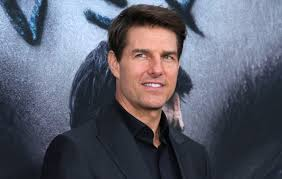
#> input picture Student Attendance System/flaskblog/training/1212114156/10.jpg, 282 x 179 px; its folder holds only this picture in this run
$ python face_recog.py
#> lines starting #> are read from the running program, lines starting #| are printed output that depends on the picture
import cv2,os
import numpy as np
from PIL import Image

recognizer = cv2.face.LBPHFaceRecognizer_create(radius=1, neighbors=8, grid_x=8, grid_y=8)
detector= cv2.CascadeClassifier("haarcascade_frontalface_default.xml");

def getImagesAndLabels(path):
#> called with path = 'training'
    folders = os.listdir(path)
    faceSamples=[]
    Ids=[]
    for folder in folders:
        label = int(folder)
        training_images_path = path + '/' + folder
        for image in os.listdir(training_images_path):
            image_path = training_images_path + '/' + image

            pilImage=Image.open(image_path).convert('L')
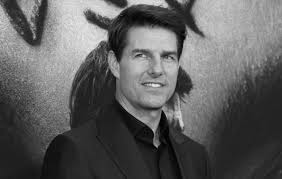
#> pilImage: PIL image 282x179 L; min 1, max 237, mean 94.3

            imageNp=np.array(pilImage,'uint8')
            faces=detector.detectMultiScale(imageNp,1.1,4)
#> faces = [[121, 30, 68, 68]]
            for (x,y,w,h) in faces:
                faceSamples.append(imageNp[y:y+h,x:x+w])
                Ids.append(label)
#> this loop made 1 pass
#> after the loop, Ids = [1212114156]; faceSamples = 1 item
#> pass 2 of the loop in getImagesAndLabels, `for folder in folders:`:
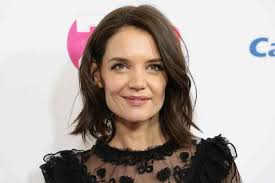
#> input picture Student Attendance System/flaskblog/training/1212114176/1.jpg, 275 x 183 px
#> in getImagesAndLabels, `pilImage=Image.open(image_path).convert('L')`:
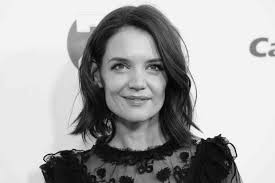
#> pilImage: PIL image 275x183 L; min 0, max 255, mean 169.4
#> in getImagesAndLabels, `faces=detector.detectMultiScale(imageNp,1.1,4)`: faces = [[93, 34, 84, 84]]
#> the loop in getImagesAndLabels, `for (x,y,w,h) in faces:` made 1 pass
#> after the loop in getImagesAndLabels, `for (x,y,w,h) in faces:`: Ids = [1212114156, 1212114176]; faceSamples = 2 items
    return faceSamples,Ids


faces,Ids = getImagesAndLabels('training')
#> faces = 2 items; Ids = [1212114156, 1212114176]
print(len(faces))
#| 2
print(len(Ids))
#| 2

recognizer.train(faces, np.array(Ids))
if os.path.isfile("trainner.yml")==True:
	os.remove('trainner.yml')
	# menyimpan model pada file bernama trainner.yml
	recognizer.write('trainner.yml')
else:
    #save
	recognizer.write('trainner.yml')
